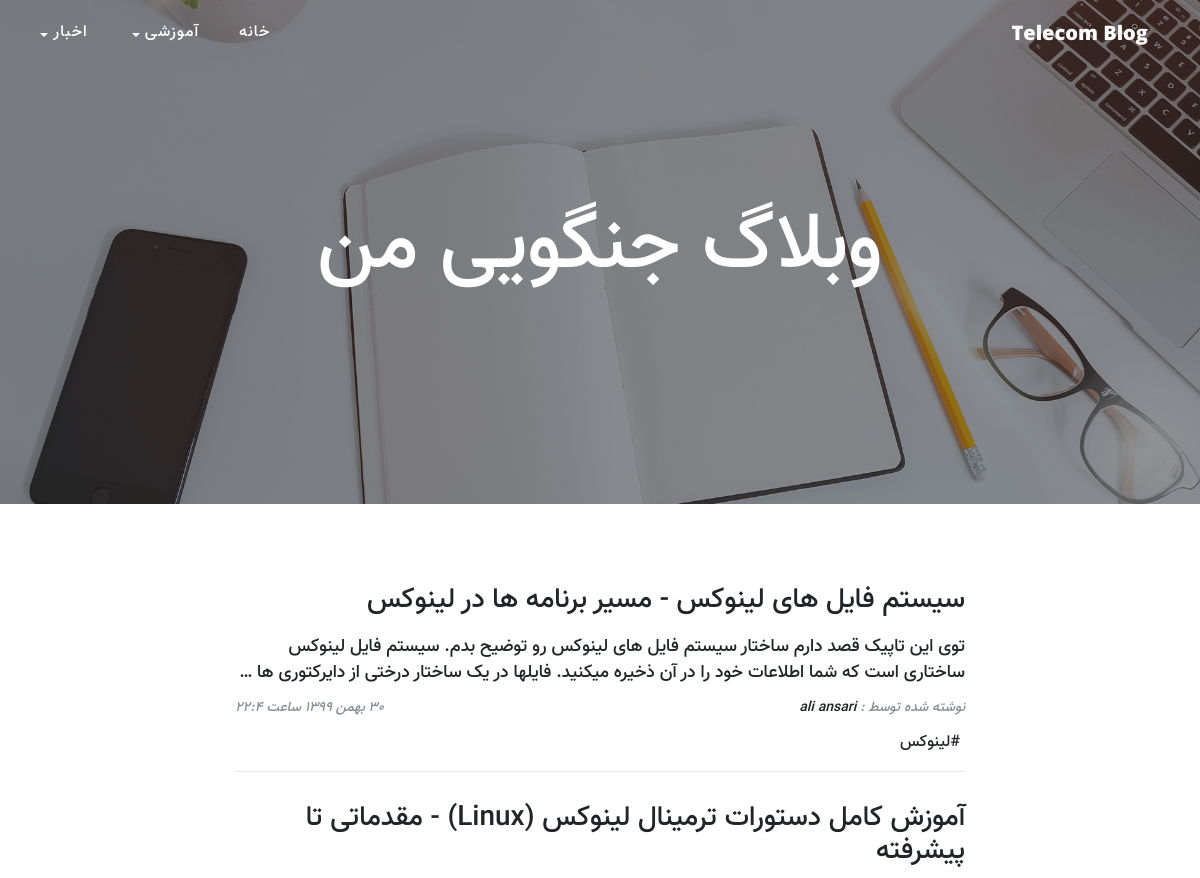
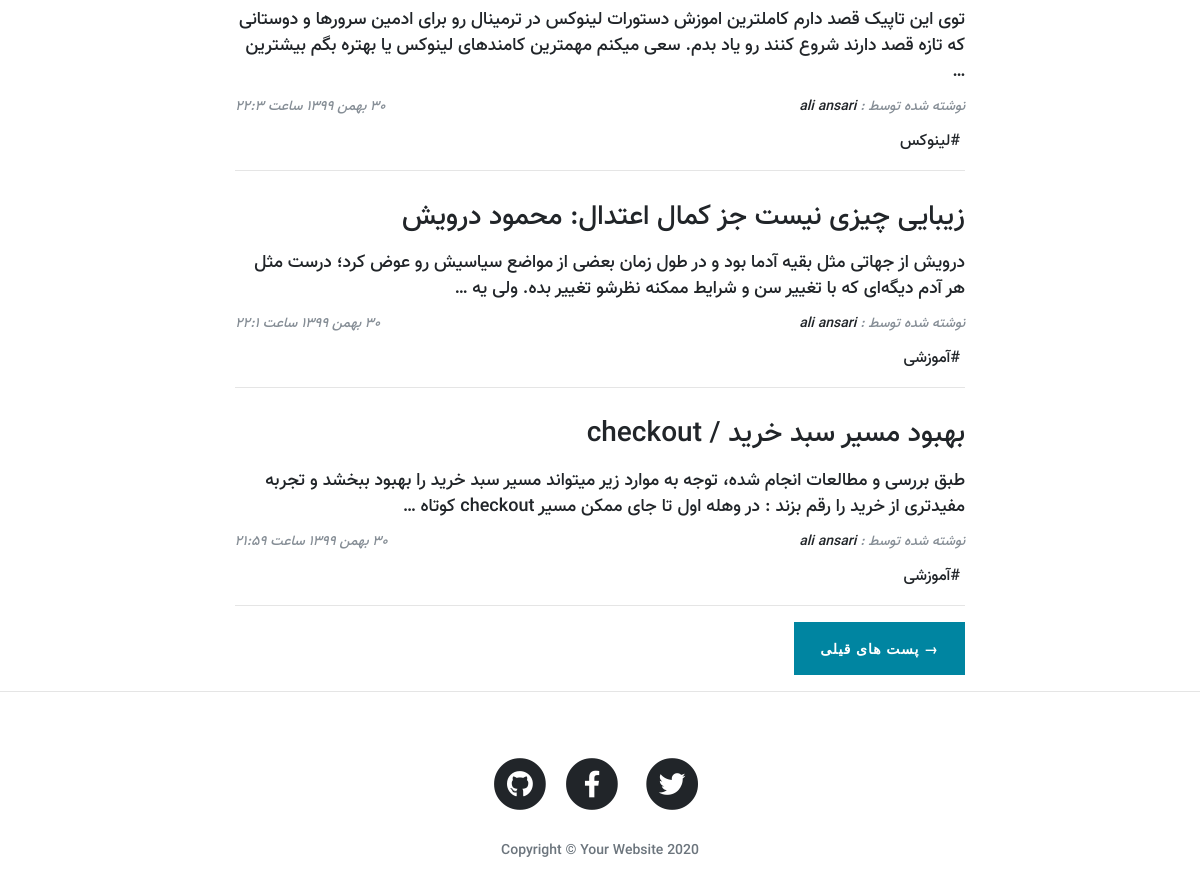
The page / on the database its author committed (2 pictures, top to bottom).
### blog/models.py (models this page shows, shortened)
class Category(models.Model):
    parent = models.ForeignKey('self',null=True, blank=True, on_delete=models.SET_NULL,related_name='children',verbose_name='زیر دسته')
    title = models.CharField(max_length=200 , verbose_name='عنوان دسته بندی')
    slug = models.SlugField(max_length=100, unique=True , verbose_name='آدرس دسته بندی')
    image = models.ImageField(upload_to = 'image/categoryImage', null=True , blank = True)
    status = models.BooleanField(default = True, verbose_name = 'آیا نمایش داده شود؟')
    position = models.IntegerField(verbose_name= 'جایگاه')
    class Meta:
        verbose_name = 'دسته بندی'
        verbose_name_plural = 'دسته بندی ها'
        ordering = ['parent__id','position']
    objects = CategoryManeger()

class Article(models.Model):
    STATUS_CHOICES = (('d', '‍‍‍پیش نویس '), ('p', 'انتشار'))
    title = models.CharField(max_length=200 , verbose_name='عنوان مقاله')
    slug = models.SlugField(max_length=100, unique=True , verbose_name='آدرس مقاله')
    description = models.TextField(verbose_name='محتوا مقاله')
    thumbnail = models.ImageField(upload_to='images', verbose_name='عکس مقاله')
    publish = models.DateTimeField(default=timezone.now , verbose_name='زمان انتشار')
    created = models.DateTimeField(auto_now_add=True)
    update = models.DateTimeField(auto_now=True)
    status = models.CharField(max_length=1, choices=STATUS_CHOICES , verbose_name='وضعیت مقاله')
    category = models.ManyToManyField(Category,verbose_name='دسته بندی',related_name = 'articles')
    class Meta:
        verbose_name = 'مقاله'
        verbose_name_plural = 'مقالات'
        ordering = ['-publish']
    def jpublish(self):
        return jalali_converter(self.publish)
    jpublish.short_description = 'زمان انتشار'
    def category_published (self):
        return self.category.filter(status = True)
    def thumbnail_tag (self):
        return format_html("<img style=' width : 150px ; height: 110px ; border-radius: 5px;' src = '{}' >".format(self.thumbnail.url))
    thumbnail_tag.short_description = 'عکس مقاله'
    objects = ArticleManger()

### blog/views.py (the view)
# urls.py: path('', ArticleList.as_view(), name='home'),
class ArticleList(ListView):
    queryset = Article.objects.published()
    paginate_by = 4

### blog/models.py (called while the page is built)
    def active(self):
        return self.filter(status = True)

### blog/templatetags/base_tags.py (called while the page is built)
@register.inclusion_tag("blog/partials/category-navbar.html")
def category_navbar():
    data = {
        'category': Category.objects.filter(status=True),
    }
    return data

@register.simple_tag
def title():
    return 'Telecom Blog'

### extensions/jalali.py (called while the page is built)
    def persian_tuple(self):
        return self.persian_year, self.persian_month, self.persian_day

### extensions/utils.py (called while the page is built)
def persian_number_converter(mystr):
    numbers = {
        '0': '۰',
        '1': '۱',
        '2': '۲',
        '3': '۳',
        '4': '۴',
        '5': '۵',
        '6': '۶',
        '7': '۷',
        '8': '۸',
        '9': '۹',
    }
    for e, p in numbers.items():
        mystr = mystr.replace(e, p)
    return mystr

def jalali_converter(time):
    jmonth = [
        "فروردین", "اردیبهشت", "خرداد", "تیر", "مرداد", "شهریور", "مهر",
        "آبان", "آذر", "دی", "بهمن", "اسفند"
    ]
    time = timezone.localtime(time)
    time_is_str = "{},{},{}".format(time.year, time.month, time.day)
    time_is_tuple = jalali.Gregorian(time_is_str).persian_tuple()
    time_is_list = list(time_is_tuple)
    for index, month in enumerate(jmonth):
        if time_is_list[1] == index + 1:
            time_is_list[1] = month
            break
    output = '{} {} {}  ساعت  {}:{}'.format(time_is_list[2], time_is_list[1],
                                            time_is_list[0], time.hour,
                                            time.minute)
    return persian_number_converter(output)

### blog/templates/blog/article_list.html (shortened to what this page needs)
{% extends 'blog/base.html' %}
{% block main %}
<header class="masthead" >
  <div class="overlay"></div>
  <div class="container">
    <div class="row">
      <div class="col-lg-8 col-md-10 mx-auto">
        <div class="site-heading">
          <h1>وبلاگ جنگویی من</h1>
        </div>
      </div>
    </div>
  </div>
</header>
<div class="container" >
  <div class="row">
    <div class="col-lg-8 col-md-10 mx-auto">
      {% for article in object_list %}
      <div class="post-preview" >
        <a href="{% url 'blog:detail' article.slug %}">
          <h4 class="post-title">{{article.title}}</h4>
          <h5 class="post-subtitle">{{article.description | truncatewords:35}}</h5>
        </a>
        <p class="post-meta">
          <span class="author">
            <span>نوشته شده توسط :</span>
            <a href="#">ali ansari</a>
          </span>
          <span class="calender">{{article.jpublish}}</span>
          </p>
        <div class="category">
          {% for cat in article.category_published.all %}
            <a href="{% url 'blog:category' cat.slug %}" style="text-decoration: none; margin: 0 5px;">#{{cat.title}}</a>
          {% endfor %}
        </div>
      </div>
      <hr>
      {% endfor %}
      <div class="clearfix">
        {% if is_paginated %}
          {% if page_obj.has_next %}
            <a class="btn btn-primary float-right" href="{% url 'blog:home' page_obj.next_page_number %}">&rarr; پست های قیلی </a>
          {% endif  %}
        {% endif %}
      </div>
    </div>
  </div>
</div>
{% endblock %}

### blog/templates/blog/base.html (shortened to what this page needs)
{% load static %}
{% load base_tags %}
<!DOCTYPE html>
<html lang="en">
<head>
  <link href="{% static 'blog/vendor/bootstrap/css/bootstrap.min.css' %}" rel="stylesheet">
  <link href="{% static 'blog/vendor/fontawesome-free/css/all.min.css' %}" rel="stylesheet" type="text/css">
  <link href="{% static 'blog/css/clean-blog.min.css' %}" rel="stylesheet">
</head>
<body>
  <nav class="navbar navbar-expand-lg navbar-light fixed-top" id="mainNav">
    <a class="navbar-brand" href="{% url 'blog:home' %}">{% title %}</a>
    <div class="collapse navbar-collapse" id="navbarSupportedContent"  style="font-family: 'vazir-medium';">
        {% category_navbar %}
    </div>
  </nav>
  {% block main %}
  {% endblock %}
  <hr>
  <footer>
    <div class="container">
      <div class="row">
        <div class="col-lg-8 col-md-10 mx-auto">
          <ul class="list-inline text-center">
            <li class="list-inline-item">
              <a href="#">
                <span class="fa-stack fa-lg">
                  <i class="fas fa-circle fa-stack-2x"></i>
                  <i class="fab fa-twitter fa-stack-1x fa-inverse"></i>
                </span>
              </a>
            </li>
            <li class="list-inline-item">
              <a href="#">
                <span class="fa-stack fa-lg">
                  <i class="fas fa-circle fa-stack-2x"></i>
                  <i class="fab fa-facebook-f fa-stack-1x fa-inverse"></i>
                </span>
              </a>
            </li>
            <li class="list-inline-item">
              <a href="#">
                <span class="fa-stack fa-lg">
                  <i class="fas fa-circle fa-stack-2x"></i>
                  <i class="fab fa-github fa-stack-1x fa-inverse"></i>
                </span>
              </a>
            </li>
          </ul>
          <p class="copyright text-muted">Copyright &copy; Your Website 2020</p>
        </div>
      </div>
    </div>
  </footer>
</body>
</html>

### blog/templates/blog/partials/category-navbar.html (shortened to what this page needs)
<ul class="navbar-nav">
    <li class="nav-item">
        <a class="nav-link " href="{% url 'blog:home' %}">خانه</a>
    </li>
    {% for cat in category%}
    {% if cat.parent == None %}
    <li class="nav-item dropdown">
        <a class="nav-link dropdown-toggle" href="#" id="navbarDropdown" role="button" data-toggle="dropdown"
            href="{% url 'blog:category' cat.slug %}">{{cat.title}}</a>
    </li>
    {% endif %}
    {% endfor %}
</ul>

### blog/templates/blog/base.html (style rules this page uses)
body { direction: rtl; text-align: right; font-family: 'vazir-medium' !important; }
.navbar-nav { margin-right: auto; }
.navbar-nav li a { font-size: 16px !important; }
.post-meta { display: flex; justify-content: space-between; align-items: center; margin: 12px 0 !important; font-size: 12px !important; ; }
h1, h2, h3, h4, h5, h6 { font-weight: 800; font-family: 'vazir-medium' !important; }
a { text-decoration: none !important; }
.post-preview>a>.post-title { font-size: 28px !important; }
.post-preview>.post-meta { font-size: 14px !important; }
.post-preview>.category { font-size: 16px !important; }
.post-preview>a>.post-subtitle { font-size: 18px; line-height: 26px; margin: 16px 0 8px; }
header.masthead { background-image: url("../../static/blog/img/home-bg.jpg") }
.dropdown-toggle::after { margin-right: 5px; vertical-align: -1px; }

### rows shown on the page
Category: title "آموزشی"
Category: title "اخبار"
Article: title "سیستم فایل های لینوکس - مسیر برنامه ها در لینوکس", description "توی این تاپیک قصد دارم ساختار سیستم فایل های لینوکس رو توضیح بدم. سیستم فایل لینوکس ساختاری است که شما اطلاعات خود را در آن ذخیره میکنید. فایلها در یک ساختار درختی از دایرکتوری ها …", jpublish "۳۰ بهمن ۱۳۹۹ ساعت ۲۲:۴"
Category: title "لینوکس"
Article: title "آموزش کامل دستورات ترمینال لینوکس (Linux) - مقدماتی تا پیشرفته", description "توی این تاپیک قصد دارم کاملترین اموزش دستورات لینوکس در ترمینال رو برای ادمین سرورها و دوستانی که تازه قصد دارند شروع کنند رو یاد بدم. سعی میکنم مهمترین کامندهای لینوکس یا بهتره بگم بیشترین …", jpublish "۳۰ بهمن ۱۳۹۹ ساعت ۲۲:۳"
Article: title "زیبایی چیزی نیست جز کمال اعتدال: محمود درویش", description "درویش از جهاتی مثل بقیه آدما بود و در طول زمان بعضی از مواضع سیاسیش رو عوض کرد؛ درست مثل هر آدم دیگه‌ای که با تغییر سن و شرایط ممکنه نظرشو تغییر بده. ولی یه …", jpublish "۳۰ بهمن ۱۳۹۹ ساعت ۲۲:۱"
Article: title "بهبود مسیر سبد خرید / checkout", description "طبق بررسی و مطالعات انجام شده، توجه به موارد زیر میتواند مسیر سبد خرید را بهبود ببخشد و تجربه مفیدتری از خرید را رقم بزند : در وهله اول تا جای ممکن مسیر checkout کوتاه …", jpublish "۳۰ بهمن ۱۳۹۹ ساعت ۲۱:۵۹"
